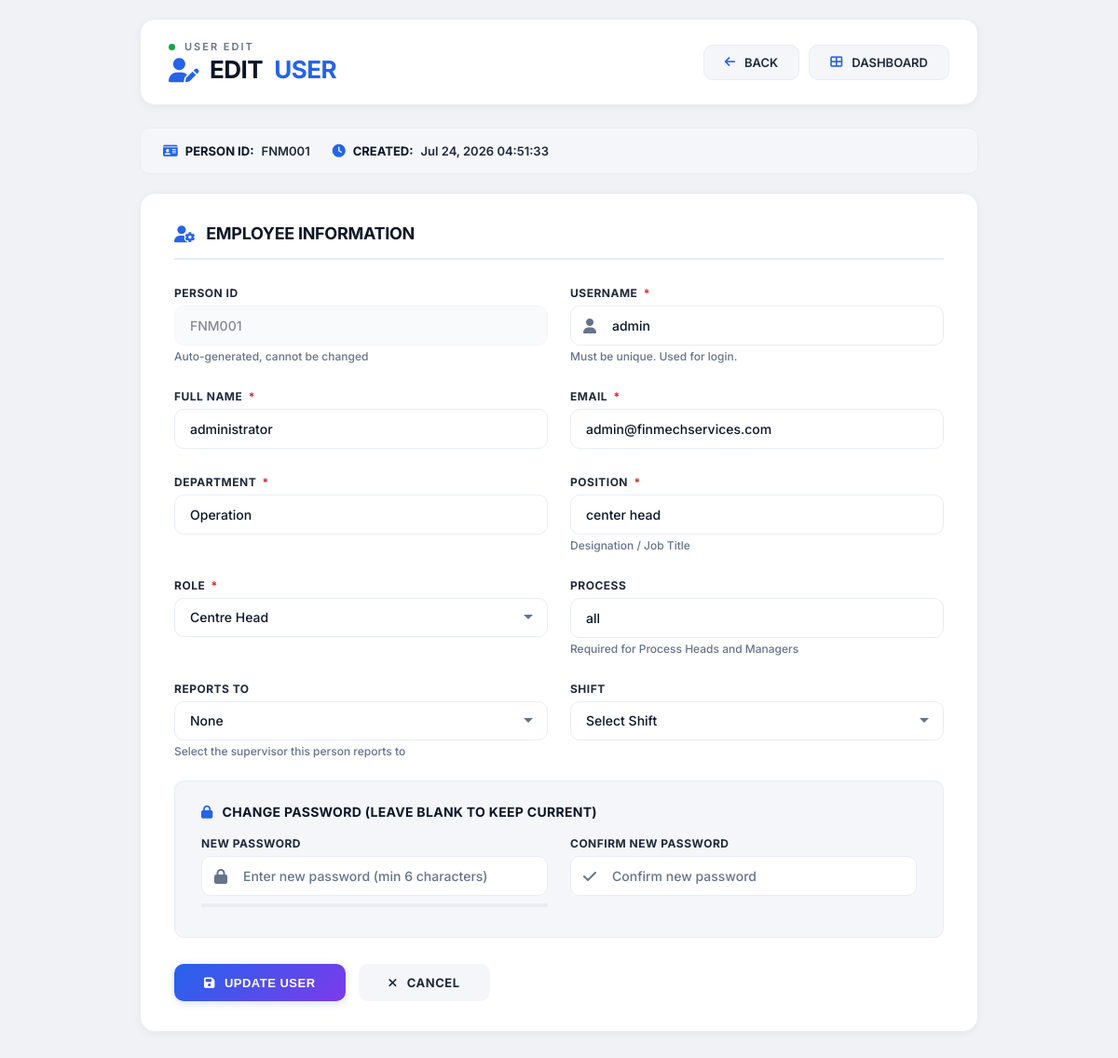
Page /edit_user.php?id=1 (signed in) on the committed database.
### tables this page shows
CREATE TABLE `users` (
  `id` int(11) NOT NULL,
  `person_id` varchar(20) NOT NULL,
  `username` varchar(50) NOT NULL,
  `password` varchar(255) NOT NULL,
  `full_name` varchar(100) NOT NULL,
  `email` varchar(100) DEFAULT NULL,
  `department` varchar(50) DEFAULT NULL,
  `position` varchar(50) DEFAULT NULL,
  `role` enum('centre_head','process_head','manager','am','tl','agent') NOT NULL,
  `process` varchar(50) DEFAULT NULL,
  `reporting_to` int(11) DEFAULT NULL,
  `shift_id` int(11) DEFAULT NULL,
  `created_at` timestamp NOT NULL DEFAULT current_timestamp(),
  `is_active` tinyint(1) DEFAULT 1,
  `temp_reporting_id` varchar(50) DEFAULT NULL
);

### edit_user.php (the view, shortened to what this page needs)
<?php
require_once 'config.php';
$user_data = [];
$user_id = isset($_GET['id']) ? (int)$_GET['id'] : 0;
try {
    $stmt = $pdo->prepare("SELECT * FROM users WHERE id = ?");
    $stmt->execute([$user_id]);
    $user_data = $stmt->fetch();
} catch (PDOException $e) {
    redirect('users.php');
}
$departments = [];
$positions = [];
?>
<!DOCTYPE html>
<html lang="en">
<head>
    <link rel="stylesheet" href="https://cdnjs.cloudflare.com/ajax/libs/font-awesome/6.4.0/css/all.min.css">
</head>
<body>
    <div class="container">
        <div class="header anim-fade-up">
            <div class="header-left">
                <div class="system-label">
                    <span class="dot"></span>
                    USER EDIT
                </div>
                <h1>
                    <i class="fas fa-user-edit"></i>
                    EDIT <span class="highlight">USER</span>
                </h1>
            </div>
            <div class="header-actions">
                <a href="users.php" class="btn-back">
                    <i class="fas fa-arrow-left"></i> BACK
                </a>
                <a href="dashboard.php" class="btn-dashboard">
                    <i class="fas fa-th-large"></i> DASHBOARD
                </a>
            </div>
        </div>
        <div class="info-box anim-fade-up anim-delay-1">
            <p><i class="fas fa-id-card"></i> <strong>PERSON ID:</strong> <?php echo htmlspecialchars($user_data['person_id']); ?></p>
            <p><i class="fas fa-clock"></i> <strong>CREATED:</strong> <?php echo date('M d, Y H:i:s', strtotime($user_data['created_at'])); ?></p>
        </div>
        <div class="card anim-fade-up anim-delay-2">
            <h2><i class="fas fa-user-cog"></i> EMPLOYEE INFORMATION</h2>
            <form method="POST" action="" id="userForm">
                <div class="form-grid">
                    <div class="form-group">
                        <label>Person ID</label>
                        <input type="text" value="<?php echo htmlspecialchars($user_data['person_id']); ?>" readonly>
                        <div class="field-note">Auto-generated, cannot be changed</div>
                    </div>
                    <div class="form-group">
                        <label>Username <span class="required">*</span></label>
                        <div class="input-group">
                            <i class="fas fa-user"></i>
                            <input type="text" name="username" required
                                value="<?php echo htmlspecialchars($user_data['username']); ?>"
                                placeholder="Enter username">
                        </div>
                        <div class="field-note">Must be unique. Used for login.</div>
                    </div>
                    <div class="form-group">
                        <label>Full Name <span class="required">*</span></label>
                        <input type="text" name="full_name" required
                            value="<?php echo htmlspecialchars($user_data['full_name']); ?>"
                            placeholder="Enter full name">
                    </div>
                    <div class="form-group">
                        <label>Email <span class="required">*</span></label>
                        <input type="email" name="email" required
                            value="<?php echo htmlspecialchars($user_data['email']); ?>"
                            placeholder="Enter email address">
                    </div>
                    <div class="form-group">
                        <label>Department <span class="required">*</span></label>
                        <?php if (!empty($departments)): ?>
                            <select name="department" required>
                                <option value="">Select Department</option>
                                <?php foreach ($departments as $dept): ?>
                                    <option value="<?php echo htmlspecialchars($dept['dept_name']); ?>"
                                        <?php echo ($user_data['department'] == $dept['dept_name']) ? 'selected' : ''; ?>>
                                        <?php echo htmlspecialchars($dept['dept_name']); ?>
                                    </option>
                                <?php endforeach; ?>
                            </select>
                        <?php else: ?>
                            <input type="text" name="department" required
                                value="<?php echo htmlspecialchars($user_data['department']); ?>"
                                placeholder="Enter department">
                        <?php endif; ?>
                    </div>
                    <div class="form-group">
                        <label>Position <span class="required">*</span></label>
                        <?php if (!empty($positions)): ?>
                            <select name="position" required id="positionSelect">
                                <option value="">Select Position</option>
                                <?php foreach ($positions as $pos): ?>
                                    <option value="<?php echo htmlspecialchars($pos['position_name']); ?>"
                                        data-role="<?php echo $pos['role']; ?>"
                                        <?php echo ($user_data['position'] == $pos['position_name']) ? 'selected' : ''; ?>>
                                        <?php echo htmlspecialchars($pos['position_name']); ?>
                                    </option>
                                <?php endforeach; ?>
                            </select>
                        <?php else: ?>
                            <input type="text" name="position" required
                                value="<?php echo htmlspecialchars($user_data['position']); ?>"
                                placeholder="Enter position">
                        <?php endif; ?>
                        <div class="field-note">Designation / Job Title</div>
                    </div>
                    <div class="form-group">
                        <label>Role <span class="required">*</span></label>
                        <select name="role" required id="roleSelect">
                            <option value="centre_head" <?php echo ($user_data['role'] == 'centre_head') ? 'selected' : ''; ?>>Centre Head</option>
                        </select>
                    </div>
                    <div class="form-group">
                        <label>Process</label>
                        <input type="text" name="process"
                            value="<?php echo htmlspecialchars($user_data['process']); ?>"
                            placeholder="e.g., Sales, Support, Collection">
                        <div class="field-note">Required for Process Heads and Managers</div>
                    </div>
                    <div class="form-group">
                        <label>Reports To</label>
                        <select name="reporting_to">
                            <option value="">None</option>
                        </select>
                        <div class="field-note">Select the supervisor this person reports to</div>
                    </div>
                    <div class="form-group">
                        <label>Shift</label>
                        <select name="shift_id">
                            <option value="">Select Shift</option>
                        </select>
                    </div>
                </div>
                <div class="password-section">
                    <h4><i class="fas fa-lock"></i> CHANGE PASSWORD (LEAVE BLANK TO KEEP CURRENT)</h4>
                    <div class="form-grid">
                        <div class="form-group">
                            <label>New Password</label>
                            <div class="input-group">
                                <i class="fas fa-lock"></i>
                                <input type="password" name="password" id="password"
                                    placeholder="Enter new password (min 6 characters)">
                            </div>
                            <div class="password-strength">
                            </div>
                        </div>
                        <div class="form-group">
                            <label>Confirm New Password</label>
                            <div class="input-group">
                                <i class="fas fa-check"></i>
                                <input type="password" name="confirm_password" id="confirmPassword"
                                    placeholder="Confirm new password">
                            </div>
                        </div>
                    </div>
                </div>
                <div class="actions">
                    <button type="submit" class="btn btn-primary">
                        <i class="fas fa-save"></i> UPDATE USER
                    </button>
                    <a href="users.php" class="btn btn-secondary">
                        <i class="fas fa-times"></i> CANCEL
                    </a>
                </div>
            </form>
        </div>
    </div>
</body>
</html>

### rows in the picture
users: person "FNM001", created_at "Jul 24, 2026 04:51:33", username "admin", full_name "administrator", email "admin@finmechservices.com", department "Operation", position "center head", role "Centre Head", process "all"
